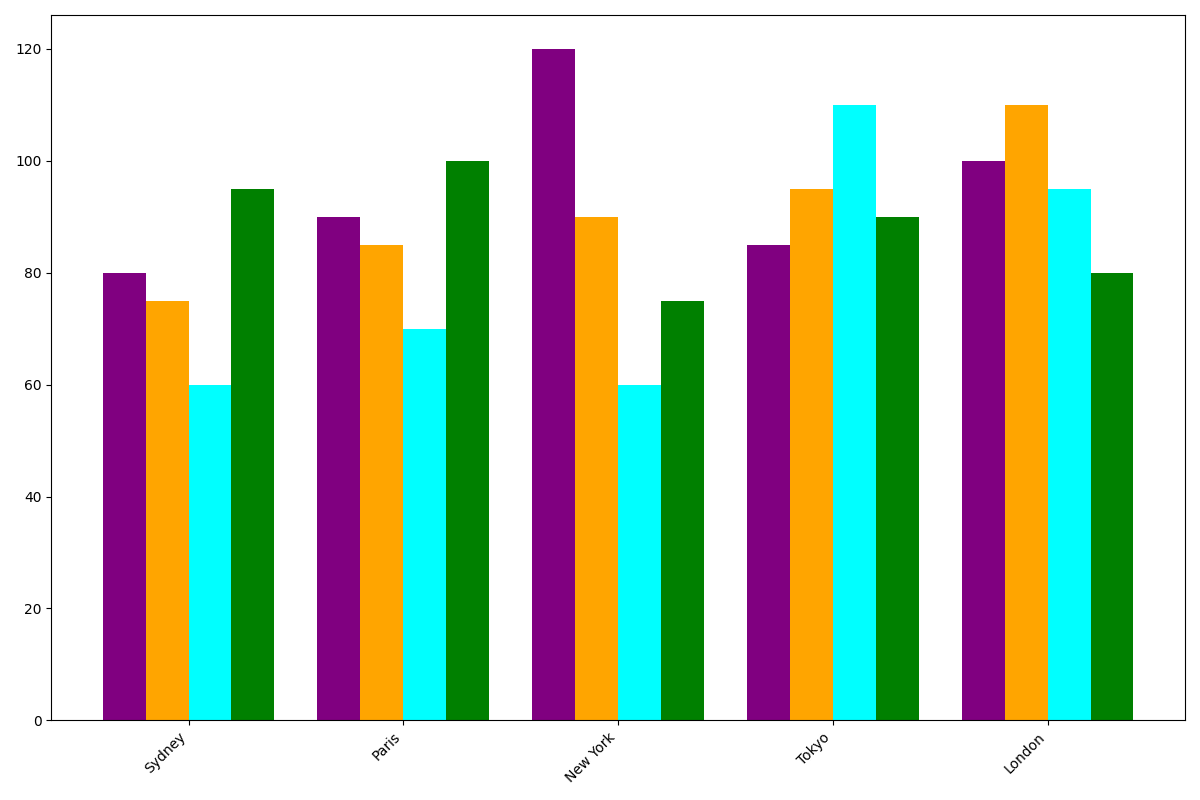

Reproduce this figure in Python.
import matplotlib.pyplot as plt
import numpy as np

cities = ['Sydney', 'Paris', 'New York', 'Tokyo', 'London']
cuisines = ['Italian', 'Chinese', 'Indian', 'French']

data = np.array([
    [80, 75, 60, 95],
    [90, 85, 70, 100],
    [120, 90, 60, 75],
    [85, 95, 110, 90],
    [100, 110, 95, 80]
])

sums = data.sum(axis=1)
sorted_indices = np.argsort(sums)

cities = [cities[i] for i in sorted_indices]
data = data[sorted_indices]

fig, ax = plt.subplots(figsize=(12, 8))

bar_width = 0.2
r = np.arange(len(cities))
colors = ['purple', 'orange', 'cyan', 'green']

for i in range(len(cuisines)):
    ax.bar(r + i * bar_width, data[:, i], width=bar_width, color=colors[i])

ax.set_xticks(r + 1.5 * bar_width)
ax.set_xticklabels(cities, rotation=45, ha='right', fontsize=10)

plt.tight_layout()
plt.show()
